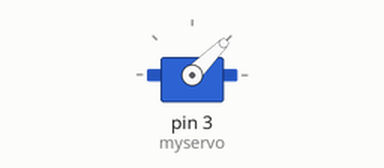
Simulated run of this sketch. Board: Arduino Uno, built with avr-gcc and run on an emulated ATmega328P. Shown: servo.

Above: at 0.05 s.
At 3.0 s:
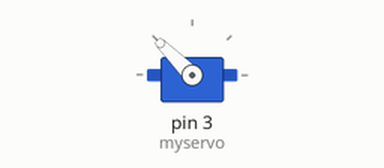
Timing chart, 0 to 6.9 s (numbered marks = the images above):
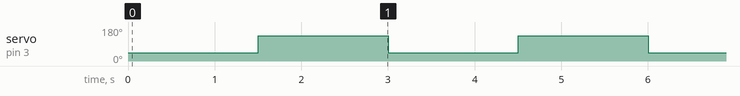

The sketch:

servoWithLibrary2.ino
```cpp
#include <Servo.h>

Servo myservo;                              // Servo kütüphanesindeki Servo objesinin myservo ismiyle kullanılacağı belirtiliyor.
                                            // Birçok kart için 12 servo objesi oluşturulabiliyor.

int pos = 0;                                // Servo açısını tutan değişken

void setup() {
  myservo.attach(3);                        // Servonun 3.pine bağlı olduğu kütüphaneye bildiriliyor.
}

void loop() {

  myservo.write(45);                        // Açı değeri servoya gönderiliyor
  delay(1500);                              // Servonun açıya gitmesi bekleniyor
  myservo.write(135);                       // Açı değeri servoya gönderiliyor
  delay(1500);                              // Servonun açıya gitmesi bekleniyor
}
```

Measured:
- by itself, servo on pin 3 (myservo): alternates 135° for 1.5 s and 45° for 1.5 s
